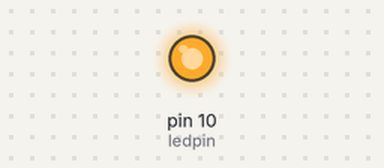
This sketch was run on a simulated Arduino Uno, built with avr-gcc and run on an emulated ATmega328P. Shown: output pins drawn as LEDs (lit = HIGH).

Above: at 0.1 s.
At 36.1 s:
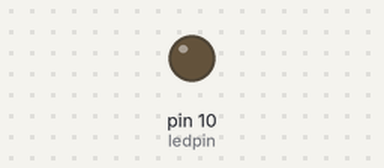
Timing chart, 0 to 39.5 s (numbered marks = the images above):
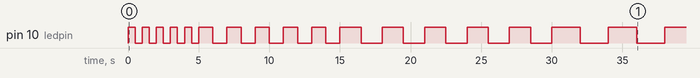

Measured:
- by itself, pin 10 (ledpin): LOW → HIGH at 0.00 s, → LOW 0.50 s later, → HIGH 0.50 s later, → LOW 0.50 s later, … (35 changes in this stretch)

The sketch:

q361.ino
```cpp
//Create a tinkercad project with the following algorithm:
//1. LED blinks with delay of 0.5 seconds
//2. After 5 blinks the delay increases by 0.5 seconds
//3. Repeat 2 continuously until 10 second delay is achieved.

//Variables
int ledpin = 10; //LED pin number
int count = 5; //5 blink counts
int time = 500; // 0.5 sec delay

void setup()
{
  pinMode(ledpin, OUTPUT); //LED as output
}

void loop()
{
  //While loop used to count the blinks
  while(count > 0) {
    digitalWrite(ledpin, HIGH); //turns on LED
    delay(time);
    digitalWrite(ledpin, LOW); //turns off LED
    delay(time);
    count--; //decreases count by 1
  }
  //If statement - adds 0.5 sec delay and resets blink counter
  if (count == 0) {
    time += 500;
    count = 5;
  }
  //If statement - resets the delay time after having 10sec delay
  if (time > 10000) {
    time = 500;

  }

}
```
